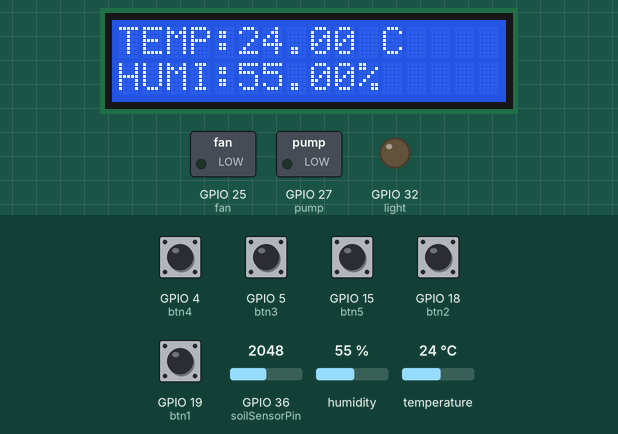
Bench run of a sketch on a simulated ESP32. On the bench: 16×2 character LCD, switched loads named in the sketch (green lamp = pin HIGH), output pins drawn as LEDs (lit = HIGH). Dashed ring = blinking. The test bench sets the inputs (shaded band); at power-on: GPIO 4 (btn4), GPIO 5 (btn3), GPIO 15 (btn5), GPIO 18 (btn2), GPIO 19 (btn1) HIGH, temperature 24 °C, GPIO 36 (soilSensorPin) = 2048, humidity 55 %. The modem accepts every AT command (registered, SIM ready, sends succeed) and sends nothing else; what the sketch prints to the serial monitor is not drawn.

Above: at 1.2 s.
1.3 s: GPIO 19 (btn1) pulled LOW for 1 s
At 2.9 s:
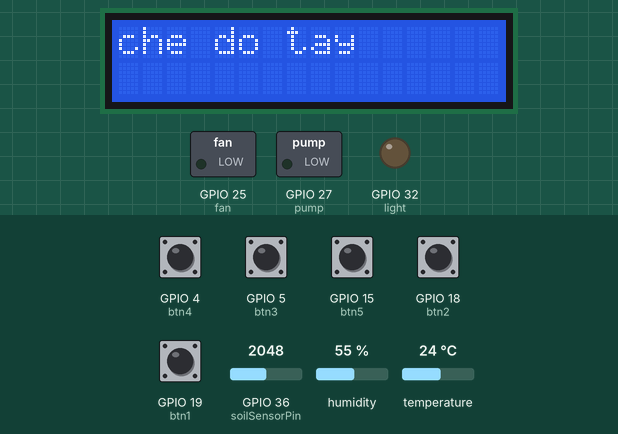
3.8 s: GPIO 4 (btn4) pulled LOW for 0.15 s
At 5.2 s:
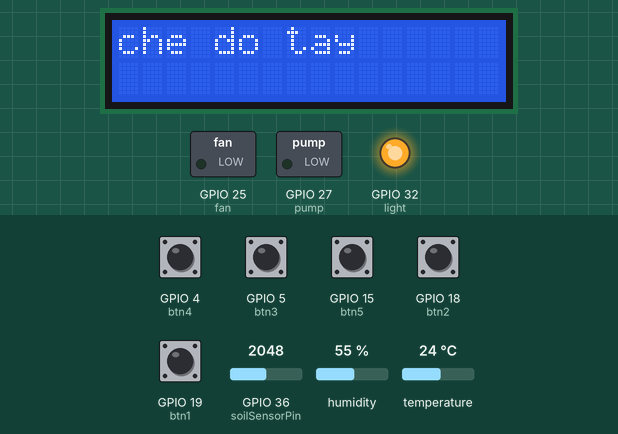
16.0 s: GPIO 15 (btn5) pulled LOW for 1 s
At 16.23 s:
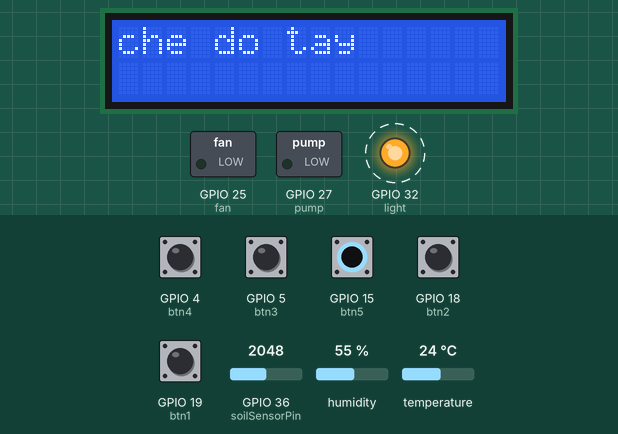
23.0 s: temperature set to 11 °C
At 25.9 s:
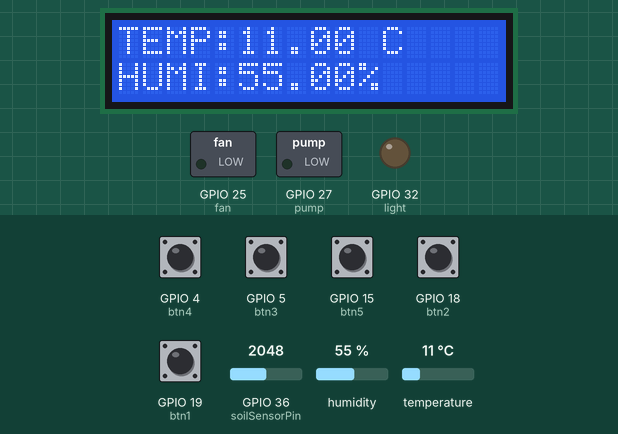
29.0 s: temperature set to 8 °C
At 31.4 s:
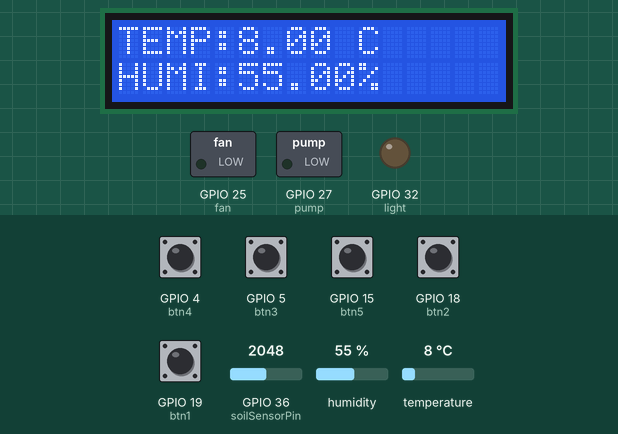
Timing chart, 0 to 32.9 s (numbered marks = the images above; inputs shaded):
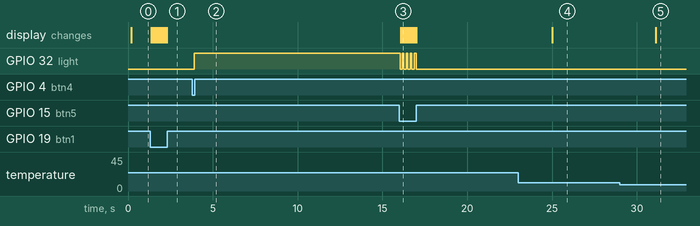

Measured:
- after the input at 1.3 s, the display: changes after 0.06 s (image 1)
- after the input at 3.8 s, GPIO 32 (light): LOW → HIGH after 0.10 s
- after the input at 16.0 s, GPIO 32 (light): alternates HIGH for 0.10 s and LOW for 0.13 s, 9 changes in all, then stays LOW, starting at once; the display: first changes after 0.07 s (image 3 shows a later state)
- after the input at 23.0 s, the display: changes after 2.0 s (image 4)
- after the input at 29.0 s, the display: changes after 2.1 s (image 5)

The sketch:

sketch_nov1a.ino
```cpp
#include <HardwareSerial.h>
#include <DHT.h>
#include <Wire.h>
#include <LiquidCrystal_I2C.h>
LiquidCrystal_I2C lcd(0x27, 16, 2);
HardwareSerial SIMSerial(2);            // Khởi tạo UART2
const int soilSensorPin = 36;           // Chân cảm biến đất
const int dhtPin = 23;                  // Chân kết nối với cảm biến DHT
const String trustedNumber = "+84866604632";
#define DHTTYPE DHT11
DHT dht(dhtPin, DHTTYPE);
int mode=1,fan=0,pump=0,light=0;
#define btn1 19
#define btn2 18
#define btn3 5
#define btn4 4
#define btn5 15
int stop=0;
void setup() {
  Serial.begin(115200);
  SIMSerial.begin(115200, SERIAL_8N1, 16, 17); // RX2=16, TX2=17 với baud rate 115200
  dht.begin();                                 // Khởi động DHT
  pinMode(soilSensorPin, INPUT);               // Thiết lập chân cảm biến đất làm đầu vào
  pinMode(25,OUTPUT);//fan
  pinMode(27,OUTPUT);//pump
  pinMode(32,OUTPUT);//light
  pinMode(btn1,INPUT_PULLUP);
  pinMode(btn2,INPUT_PULLUP);
  pinMode(btn3,INPUT_PULLUP);
  pinMode(btn4,INPUT_PULLUP);
  pinMode(btn5,INPUT_PULLUP);
  sendATCommand("AT", "OK", 1000);             // Kiểm tra kết nối với module
  sendATCommand("AT+CMGF=1", "OK", 1000);      // Chuyển sang chế độ SMS text
  sendATCommand("AT+CNMI=1,2,0,0,0", "OK", 1000); // Cấu hình tự động hiển thị tin nhắn mới
  lcd.init();                                  // Khởi động LCD
  lcd.backlight();                             // Bật đèn nền LCD
}

void loop() {
  int soilMoistureValueADC = analogRead(soilSensorPin); // Đọc giá trị cảm biến đất
  float soilMoistureValue = convertSoilMoisture(soilMoistureValueADC); // Chuyển đổi sang %
  float humidity = dht.readHumidity();               // Đọc độ ẩm từ DHT
  float temperature = dht.readTemperature();
  checkForIncomingSMS();                       // Kiểm tra và nhận tin nhắn mới
  delay(80);
  if(digitalRead(btn5)==0){
      delay(15);
      if(digitalRead(btn5)==0){
        if(stop==1) stop=0;
        else stop=1;
      }
    }
  if(stop==1){
    digitalWrite(25,0);
    digitalWrite(27,0);
    digitalWrite(32,0);
    displayOnLCD(soilMoistureValue,temperature,humidity);
  }else{
      if(digitalRead(btn1)==0){
      delay(15);
      if(digitalRead(btn1)==0){
        if(mode==1) mode=0;
        else mode=1;
      }
    }
    if(mode==0){
      lcd.clear();
      lcd.setCursor(0, 0);
      lcd.print("che do tay");
      manuMode();
    }else{
      if (isnan(humidity) || isnan(temperature)){
      lcd.clear();
      lcd.setCursor(0, 0);
      lcd.print("Khong doc DHT");
      }else displayOnLCD(soilMoistureValue,temperature,humidity);
      autoMode(soilMoistureValue,temperature,humidity);
    }
  }
}
void autoMode(int soilMoistureValue, float temperature, float humidity){
  if(soilMoistureValue<10) digitalWrite(27,1);
  else digitalWrite(27,0);
  if(temperature<32) digitalWrite(25,0);
  else digitalWrite(25,1);
}
void manuMode(){
  if(digitalRead(btn2)==0){
    delay(15);
    if(digitalRead(btn2)==0){
      if(fan==1) fan=0;
      else fan=1;
    }
  }
  if(digitalRead(btn3)==0){
    delay(15);
    if(digitalRead(btn3)==0){
      if(pump==1) pump=0;
      else pump=1;
    }
  }
  if(digitalRead(btn4)==0){
    delay(15);
    if(digitalRead(btn4)==0){
      if(light==1) light=0;
      else light=1;
    }
  }
  digitalWrite(25,fan);
  digitalWrite(27,pump);
  digitalWrite(32,light);
}
void displayOnLCD(int soilMoistureValue, float temperature, float humidity) {
  lcd.clear();
  lcd.setCursor(0, 0);
  lcd.print("TEMP:");
  lcd.print(temperature);          // Hiển thị nhiệt độ
  lcd.print(" C");
  lcd.setCursor(0, 1);
  lcd.print("HUMI:");
  lcd.print(humidity);             // Hiển thị độ ẩm
  lcd.print("%");
}
void sendATCommand(String cmd, String expectedResponse, int timeout) {
  SIMSerial.println(cmd);
  String response = "";
  long timeStart = millis();
  while (millis() - timeStart < timeout) {
    while (SIMSerial.available() > 0) {
      char c = SIMSerial.read();
      response += c;
    }
    if (response.indexOf(expectedResponse) != -1) {
      break;
    }
  }
  Serial.println(response); // Hiển thị phản hồi từ module
}

void checkForIncomingSMS() {
  if (SIMSerial.available() > 0) {
    String message = "";
    while (SIMSerial.available() > 0) {
      char c = SIMSerial.read();
      message += c;
      delay(10);
    }

    Serial.println("Received SMS:");
    Serial.println(message);

    if (message.indexOf(trustedNumber) != -1 && message.indexOf("THONG SO") != -1) {
      int soilMoistureValueADC = analogRead(soilSensorPin); // Đọc giá trị cảm biến đất
      float soilMoistureValue = convertSoilMoisture(soilMoistureValueADC); // Chuyển đổi sang %
      float humidity = dht.readHumidity();               // Đọc độ ẩm từ DHT
      float temperature = dht.readTemperature();         // Đọc nhiệt độ từ DHT

      // Kiểm tra xem DHT có đọc được giá trị không
      if (isnan(humidity) || isnan(temperature)) {
        Serial.println("Failed to read from DHT sensor!");
        sendSMS(trustedNumber, "Khong doc duoc gia tri DHT");
        return;
      }

      // Tạo chuỗi tin nhắn bao gồm cả giá trị đất và DHT
      String responseMessage = "Gia tri do am dat: " + String(soilMoistureValue) + "\nNhiet do: " + String(temperature) + "C\nDo am: " + String(humidity) + "%";
      sendSMS(trustedNumber, responseMessage);           // Gửi lại giá trị qua SMS
      Serial.println("Sent soil and DHT values");
}else if (message.indexOf(trustedNumber) != -1 && message.indexOf("DIEU KHIEN TAY") != -1) {
      mode=0;
      sendSMS(trustedNumber, "DA CHUYEN CHE DO MANUAL");
    }else if (message.indexOf(trustedNumber) != -1 && message.indexOf("TU DONG") != -1) {
      mode=1;
      sendSMS(trustedNumber, "DA CHUYEN CHE DO AUTO");
    }
    if(mode==0){
      if (message.indexOf(trustedNumber) != -1 && message.indexOf("QUAT BAT") != -1) {
        fan=1;
        digitalWrite(25,1);
        sendSMS(trustedNumber, "QUAT DA BAT");
      }else if (message.indexOf(trustedNumber) != -1 && message.indexOf("QUAT TAT") != -1) {
        fan=0;
        digitalWrite(25,0);
        sendSMS(trustedNumber, "QUAT DA TAT");
      }else if (message.indexOf(trustedNumber) != -1 && message.indexOf("BOM BAT") != -1) {
        pump=1;
        digitalWrite(27,1);
        sendSMS(trustedNumber, "BOM DA BAT");
      }else if (message.indexOf(trustedNumber) != -1 && message.indexOf("BOM TAT") != -1) {
        pump=0;
        digitalWrite(27,0);
        sendSMS(trustedNumber, "BOM DA TAT");
      }else if (message.indexOf(trustedNumber) != -1 && message.indexOf("DEN BAT") != -1) {
        light=1;
        digitalWrite(32,1);
        sendSMS(trustedNumber, "DEN DA BAT");
      }else if (message.indexOf(trustedNumber) != -1 && message.indexOf("DEN TAT") != -1) {
        light=0;
        digitalWrite(32,0);
         sendSMS(trustedNumber, "DEN DA TAT");
      }
    }
  }
}

void sendSMS(String number, String message) {
  String cmd = "AT+CMGS=\"" + number + "\"\r\n";
  SIMSerial.print(cmd);
  delay(100);

  SIMSerial.print(message);     // Gửi nội dung tin nhắn
  delay(100);
  SIMSerial.write(0x1A);        // Gửi ký tự Ctrl+Z để kết thúc tin nhắn
  delay(1000);
}
float convertSoilMoisture(int adcValue) {
  // Chuyển đổi giá trị ADC sang % (giả định ADC là 10-bit)
  // ADC tối đa là 1023 (tương ứng với 0-3.3V)
  float voltage = (adcValue / 4095.0) * 3.3; // Chuyển đổi giá trị ADC sang điện áp
  float moisturePercent;

  // Giả định 0V = 100% độ ẩm, 3.3V = 0% độ ẩm (có thể điều chỉnh dựa trên cảm biến của bạn)
  moisturePercent = (1 - (voltage / 3.3)) * 100; // Chuyển đổi điện áp sang %

  // Đảm bảo giá trị phần trăm nằm trong khoảng 0-100
  if (moisturePercent < 0) moisturePercent = 0;
  if (moisturePercent > 100) moisturePercent = 100;

  return moisturePercent;
}
```
